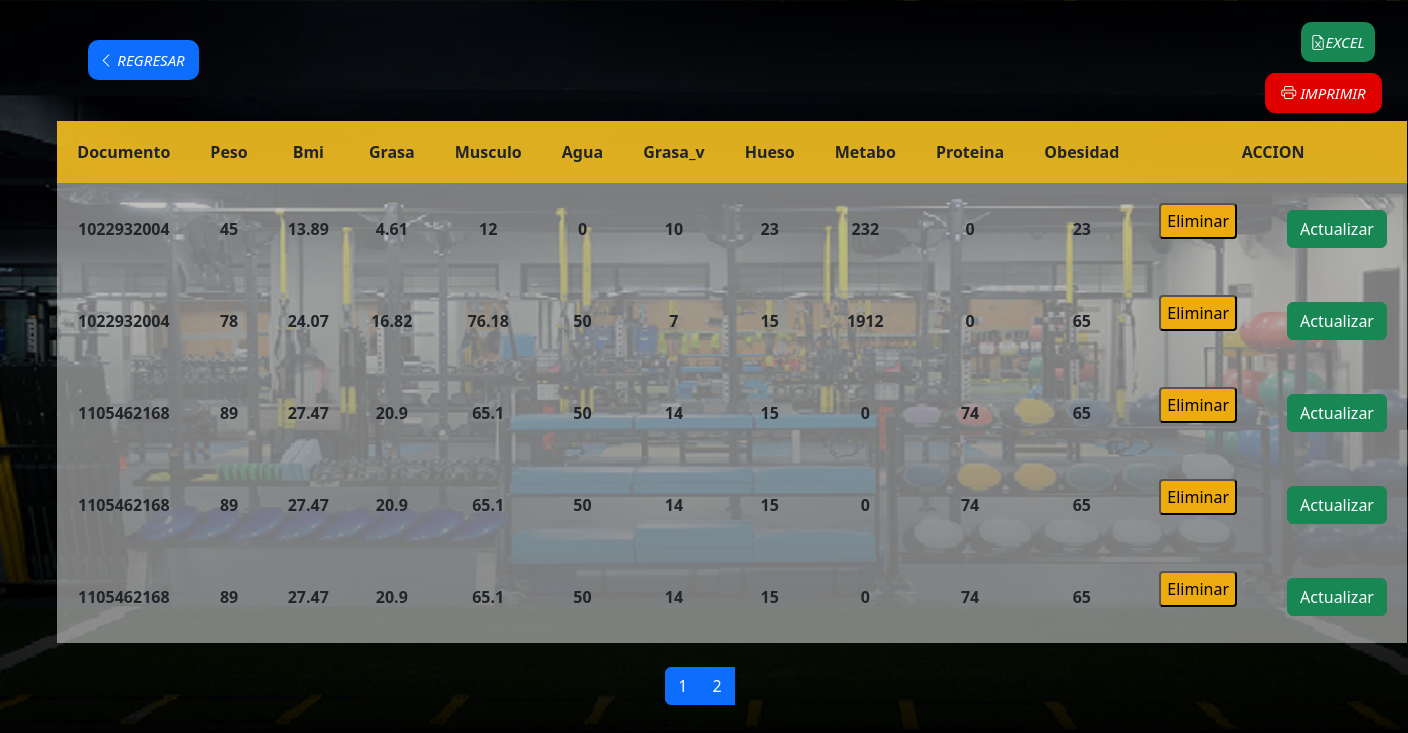
The page /vista/admin/tablas/tabla_datos.php (signed in) on the database its author committed.
### tables this page shows
CREATE TABLE `datos` (
  `id_datos` int(11) NOT NULL,
  `documentos` int(10) NOT NULL,
  `peso` varchar(5) NOT NULL,
  `bmi` varchar(5) NOT NULL,
  `grasa` varchar(5) NOT NULL,
  `musculo` varchar(5) NOT NULL,
  `agua` int(5) NOT NULL,
  `grasa_v` int(2) NOT NULL,
  `hueso` int(2) NOT NULL,
  `metabo` int(6) NOT NULL,
  `proteina` int(5) NOT NULL,
  `obesidad` int(5) NOT NULL,
  `fecha_regi` date NOT NULL
);

### vista/admin/tablas/tabla_datos.php (the view, shortened to what this page needs)
<?php
$daba = new Database();
$conex = $daba->conectar();
$por_pagina = 5;
if(isset($_GET['pagina'])){
$pagina = $_GET['pagina'];
}
else
{
$pagina = 1;
}
$empieza = ($pagina - 1) * $por_pagina;
$sql1 = $conex->prepare("SELECT * FROM datos
ORDER BY id_datos LIMIT $empieza, $por_pagina");
$sql1->execute();
$resultado1 = $sql1->fetchAll(PDO::FETCH_ASSOC);
?>
<?php
$sql = $conex->prepare("SELECT COUNT(*) FROM datos  ORDER BY id_datos");
$sql->execute();
$resul = $sql->fetchColumn();
$total_paginas = ceil($resul / $por_pagina);
if ($total_paginas == 0)
{
echo "<center>".'Lista Vacia'."</center>";
} else
echo "<center><a href='tabla_medidas.php?pagina=1'>" . "<i class='fa fa-arrow-left'></i>" . "</a>";
?>
<!DOCTYPE html>
<html lang="en">
<head>
    <link rel="stylesheet" href="../../../css/stiledi.css">
    <link rel="stylesheet" href=" https://cdn.jsdelivr.net/npm/bootstrap@5.3.0-alpha3/dist/css/bootstrap.min.css">
    <link rel="stylesheet" href="https://cdn.jsdelivr.net/npm/bootstrap-icons@1.10.4/font/bootstrap-icons.css">
    <link rel="stylesheet" href="https://cdn.jsdelivr.net/npm/bootstrap-icons@1.10.3/font/bootstrap-icons.css">
</head>
<body>
    <a class="btn btn success" href="../index.php" style=" margin-left:-45%; margin-top:3%; position:absolute;">
    <i class="bi bi-chevron-left" style="padding:10px 14px 10px 10px; color:#fff; font-size:15px; background-color:#0d6efd; border-radius:10px;"> REGRESAR</i>
    </a>
    <br>
    <a class="btn btn success" style="margin-left: 90%; margin-top:0%;" href="../excel/excel_datos.php">
    <i class="bi bi-file-earmark-excel" style="padding:10px 10px 10px 10px; border-radius:10px; color:#fff; font-size:15px; background-color:#198754;">EXCEL</i>
    </a>
    <br>
    <a class="btn btn success" href="../reporte/repor_datos.php" style="margin-left: 88%; margin-top:1%;">
    <i class="bi bi-printer" style="padding:10px 16px 10px 16px; border-radius:10px; color:#fff; font-size:15px; background-color:#E00000;">  IMPRIMIR</i>
    </a>
    <table>
        <thead>
            <tr>
                <th>Documento</th>
                <th>Peso</th>
                <th>Bmi</th>
                <th>Grasa</th>
                <th>Musculo</th>
                <th>Agua</th>
                <th>Grasa_v</th>
                <th>Hueso</th>
                <th>Metabo</th>
                <th>Proteina</th>
                <th>Obesidad</th>
                <th colspan="2">ACCION</th>
            </tr>
        </thead>
        <?php
        foreach ($resultado1 as $usu) {
        ?>
            <tr>
                <td><?= $usu['documentos'] ?></td>
                <td><?= $usu['peso'] ?></td>
                <td><?= $usu['bmi'] ?></td>
                <td><?= $usu['grasa'] ?></td>
                <td><?= $usu['musculo'] ?></td>
                <td><?= $usu['agua'] ?></td>
                <td><?= $usu['grasa_v'] ?></td>
                <td><?= $usu['hueso'] ?></td>
                <td><?= $usu['metabo'] ?></td>
                <td><?= $usu['proteina'] ?></td>
                <td><?= $usu['obesidad'] ?></td>
                <td>
                    <form method="GET" action="../eliminar/eliminar_datos.php" >
                        <button type="submit" onclick="return confirm('¿Esta seguro de eliminar este usuario?');">Eliminar</button>
                    </form>
                </td>
                <td>
                    <a class="btn btn-success" name="agregar" href='../actualizar/actu_dato.php?docu=<?php echo $usu['documentos']?>&id=<?php echo $usu['id_datos']?>'>Actualizar</a>
                </td>
            </tr>
        <?php
        }
        ?>
    </table>
    <br>
        <div class="text-center" role="toolbar" aria-label="Toolbar with button groups">
                <div class="btn-group me-2" role="group" aria-label="First group" aling>
                    <?php
                    for ($i = 1; $i <= $total_paginas; $i++) {
                        echo "<a class='btn btn-primary'  href='tabla_datos.php?pagina=" . $i . "'> " . $i . " </a>";
                    }
                    echo "<a href='tabla_datos.php?pagina=$total_paginas'>" . "<i class='fa fa-arrow-right'></i>"
                        . "</a></center>";
                    ?>
</body>
</html>

### css/stiledi.css (style rules this page uses)
body { margin: 0; padding: 0; background:linear-gradient(0deg, rgba(0,0,0,10), rgba(0,0,0,0.3)), url(../img/lissta.png); background-size: 100%; font-family: sans-serif; height: 100vh; }
table { border-collapse: collapse; margin-top: 10px; width:92%; margin-left: 4%; background-color: #ffffff7a; text-align: left; border: collapse; Text-align:Center; }
td,th { font-weight: bold; padding:20px; }
thead { border-bottom: solid 5px #000; background-color: #edb612dd; }
a { text-decoration: none; margin-left: 10px; font-size: 20px; color: rgb(255, 255, 255); }
table button { text-align: center; height: 36px; background-color: #ECAB0F; border-radius:4px; }

### rows shown on the page
datos: documentos "1022932004", peso "45", bmi "13.89", grasa "4.61", musculo "12", agua "0", grasa_v "10", hueso "23", metabo "232", proteina "0", obesidad "23"
datos: documentos "1022932004", peso "78", bmi "24.07", grasa "16.82", musculo "76.18", agua "50", grasa_v "7", hueso "15", metabo "1912", proteina "0", obesidad "65"
datos: documentos "1105462168", peso "89", bmi "27.47", grasa "20.9", musculo "65.1", agua "50", grasa_v "14", hueso "15", metabo "0", proteina "74", obesidad "65"
datos: documentos "1105462168", peso "89", bmi "27.47", grasa "20.9", musculo "65.1", agua "50", grasa_v "14", hueso "15", metabo "0", proteina "74", obesidad "65"
datos: documentos "1105462168", peso "89", bmi "27.47", grasa "20.9", musculo "65.1", agua "50", grasa_v "14", hueso "15", metabo "0", proteina "74", obesidad "65"
